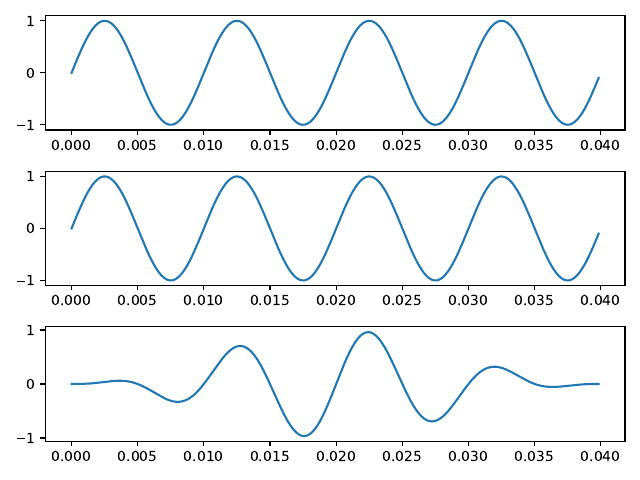

The Python source for this figure:
import matplotlib.pyplot as plt
import numpy as np
import scipy as sp

def sinus(A, f0, phi):
    def x(t):
        return A * np.sin(2 * np.pi * f0 * t + phi)

    return x

def boxcar(N):
    return np.ones(N)

def hann(N):
    n = np.arange(N)
    return 0.5 * (1 - np.cos(2 * np.pi * n / (N - 1)))

if __name__ == '__main__':
    t = np.linspace(0.0, 2.0 / 10.0, 1000)
    x = sinus(1, 100, 0)
    y = x(t)

    Nw = 200
    fig, axs = plt.subplots(3)
    axs[0].plot(t[:Nw], y[:Nw])
    box = boxcar(Nw) # sp.signal.windows.boxcar(Nw)
    yft = y[:Nw] * box
    axs[1].plot(t[:Nw], yft)
    box = hann(Nw) # sp.signal.windows.hann(Nw)
    yft = y[:Nw] * box
    axs[2].plot(t[:Nw], yft)
    plt.tight_layout()
    plt.savefig('./labs/06/03.pdf')
    plt.show()
